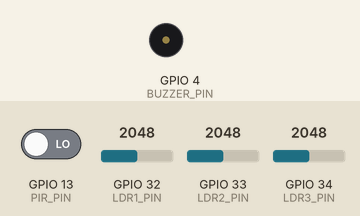
Bench run of a sketch on a simulated ESP32. Shown: buzzer (waves = sounding, pin HIGH). The inputs (shaded band) are chosen by the test bench; at power-on: GPIO 32 (LDR1_PIN) = 2048, GPIO 13 (PIR_PIN) LOW, GPIO 33 (LDR2_PIN) = 2048, GPIO 34 (LDR3_PIN) = 2048. WiFi joins after 1.5 s; servers stay silent unless stated; uploads are accepted with an empty reply; what the sketch prints to the serial monitor is not drawn.

Above: at 2.7 s.
2.8 s: GPIO 32 (LDR1_PIN) set to 1469
4.7 s: GPIO 32 (LDR1_PIN) set to 1363
At 5.9 s:
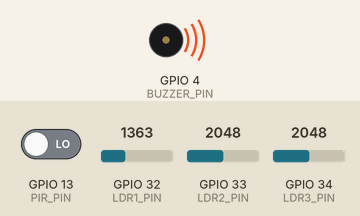
8.7 s: GPIO 13 (PIR_PIN) driven HIGH
At 10.2 s:
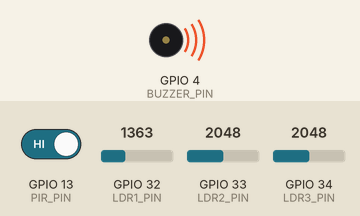
Timing chart, 0 to 11.7 s (numbered marks = the images above; inputs shaded):
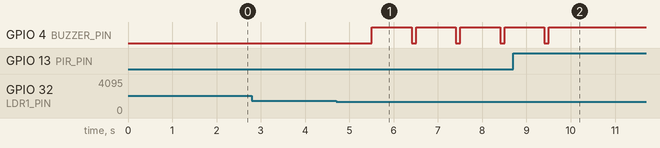

Measured:
- the behaviour switches between 1400 and 1399 on GPIO 32 (LDR1_PIN) (found by bisection; images 0 and 1)
- after the input at 2.8 s, every drawn part: stays the same
- after the input at 4.7 s, GPIO 4 (BUZZER_PIN): alternates HIGH for 0.90 s and LOW for 0.10 s, starting after 0.81 s
- after the input at 8.7 s, GPIO 4 (BUZZER_PIN): goes on until 9.5 s, then stays HIGH

The sketch:

esp_32_devkit.ino
```cpp
#include <WiFi.h>
#include <HTTPClient.h>

#define PIR_PIN 13
#define BUZZER_PIN 4
#define LDR1_PIN 32
#define LDR2_PIN 33
#define LDR3_PIN 34

#define THRESHOLD1 1500
#define THRESHOLD2 1500
#define THRESHOLD3 1500
#define BUFFER 100

unsigned long previousMillis = 0;
const long interval = 1000;

// 🧭 WiFi & ESP32-CAM details
const char* ssid = "AAA";
const char* password = "SURYAKumar";
const char* camServer = "http://10.197.81.59";  // 👈 Replace with your ESP32-CAM IP

void setup() {
  Serial.begin(115200);

  pinMode(PIR_PIN, INPUT);
  pinMode(LDR1_PIN, INPUT);
  pinMode(LDR2_PIN, INPUT);
  pinMode(LDR3_PIN, INPUT);
  pinMode(BUZZER_PIN, OUTPUT);
  digitalWrite(BUZZER_PIN, LOW);

  Serial.println("📡 Connecting to WiFi...");
  WiFi.begin(ssid, password);
  while (WiFi.status() != WL_CONNECTED) {
    delay(500);
    Serial.print(".");
  }
  Serial.println("\n✅ WiFi Connected!");
  Serial.print("📶 IP Address: ");
  Serial.println(WiFi.localIP());
  Serial.println("✅ Ready — Monitoring Motion & Beams\n");
}

void triggerCamera() {
  if (WiFi.status() == WL_CONNECTED) {
    HTTPClient http;
    String url = String(camServer) + "/capture";
    http.begin(url);
    int httpCode = http.GET();
    Serial.printf("📷 Triggered camera, response: %d\n", httpCode);
    http.end();
  } else {
    Serial.println("⚠️ WiFi not connected, cannot trigger camera.");
  }
}

void sendEventToCam(String eventType, String message) {
  if (WiFi.status() == WL_CONNECTED) {
    HTTPClient http;
    String url = String(camServer) + "/" + eventType + "?msg=" + message;
    http.begin(url);
    int httpCode = http.GET();
    Serial.printf("📡 Sent %s event: %s (response: %d)\n", eventType.c_str(), message.c_str(), httpCode);
    http.end();
  } else {
    Serial.println("⚠️ WiFi not connected, cannot send event.");
  }
}

void loop() {
  unsigned long currentMillis = millis();

  if (currentMillis - previousMillis >= interval) {
    previousMillis = currentMillis;

    int pirState = digitalRead(PIR_PIN);
    int ldr1 = analogRead(LDR1_PIN);
    int ldr2 = analogRead(LDR2_PIN);
    int ldr3 = analogRead(LDR3_PIN);

    // 🧭 PIR motion detection
    if (pirState == HIGH) {
      Serial.println("👀 Motion detected!");
      digitalWrite(BUZZER_PIN, HIGH);
      sendEventToCam("pir", "Motion detected");
      triggerCamera();
      delay(500);
      digitalWrite(BUZZER_PIN, LOW);
    }

    // 🔦 Laser beam detection
    if (ldr1 < THRESHOLD1 - BUFFER || ldr2 < THRESHOLD2 - BUFFER || ldr3 < THRESHOLD3 - BUFFER) {
      Serial.println("🔦 Laser beam interrupted!");
      digitalWrite(BUZZER_PIN, HIGH);
      sendEventToCam("laser", "Beam broken");
      triggerCamera();
      delay(500);
      digitalWrite(BUZZER_PIN, LOW);
    }
  }
}
```
